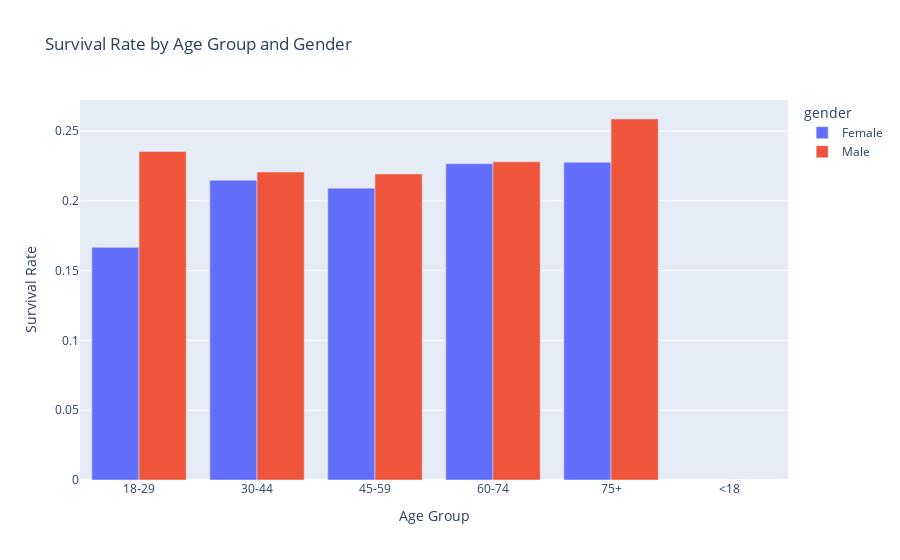

Notebook code for this chart:
### Markdown cell above
## 1. Survival Rate Analysis by Demographics

### Code cell
# Create survival rate by age group and gender
survival_by_age_gender = df.groupby(['age_group', 'gender'])['survived'].mean().reset_index()

# Create an interactive bar plot
fig = px.bar(survival_by_age_gender,
             x='age_group',
             y='survived',
             color='gender',
             barmode='group',
             title='Survival Rate by Age Group and Gender',
             labels={'survived': 'Survival Rate', 'age_group': 'Age Group'})

fig.show()

### Figure 1 — Plotly figure (JSON) as saved in the notebook; plotly's stock layout.template omitted (floating-point values rounded to 4 significant figures)
{"data": [{"alignmentgroup": "True", "hovertemplate": "gender=Female<br>Age Group=%{x}<br>Survival Rate=%{y}<extra></extra>", "legendgroup": "Female", "marker": {"color": "#636efa", "pattern": {"shape": ""}}, "name": "Female", "offsetgroup": "Female", "orientation": "v", "showlegend": true, "textposition": "auto", "type": "bar", "x": ["18-29", "30-44", "45-59", "60-74", "75+"], "xaxis": "x", "y": [0.1667, 0.2148, 0.2091, 0.2266, 0.2276], "yaxis": "y"}, {"alignmentgroup": "True", "hovertemplate": "gender=Male<br>Age Group=%{x}<br>Survival Rate=%{y}<extra></extra>", "legendgroup": "Male", "marker": {"color": "#EF553B", "pattern": {"shape": ""}}, "name": "Male", "offsetgroup": "Male", "orientation": "v", "showlegend": true, "textposition": "auto", "type": "bar", "x": ["18-29", "30-44", "45-59", "60-74", "75+", "<18"], "xaxis": "x", "y": [0.2353, 0.2206, 0.2193, 0.228, 0.2586, 0], "yaxis": "y"}], "layout": {"barmode": "group", "legend": {"title": {"text": "gender"}, "tracegroupgap": 0}, "title": {"text": "Survival Rate by Age Group and Gender"}, "xaxis": {"anchor": "y", "domain": [0, 1], "title": {"text": "Age Group"}}, "yaxis": {"anchor": "x", "domain": [0, 1], "title": {"text": "Survival Rate"}}}}
